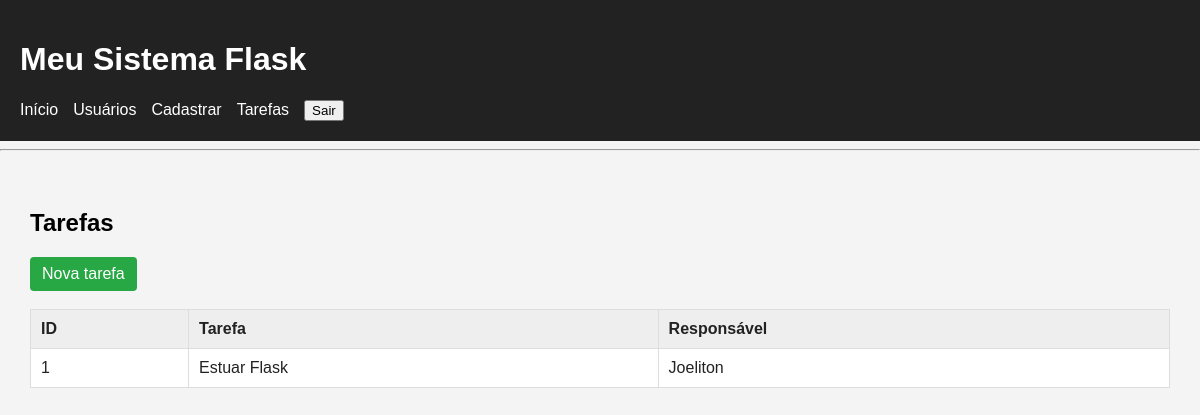
Screenshot of /tarefas (signed in) with the database file from the repository.
### tables this page shows
CREATE TABLE tarefas (
                       id INTEGER PRIMARY KEY AUTOINCREMENT, 
                       titulo TEXT NOT NULL,
                       usuario_id INTEGER NOT NULL,
                       
                       FOREIGN KEY (usuario_id)
                       REFERENCES usuarios(id)
                   );

CREATE TABLE usuarios (
                       id  INTEGER PRIMARY KEY AUTOINCREMENT,
                       nome TEXT NOT NULL, 
                       email TEXT NOT NULL,
                       idade INTERGER,
                       cidade TEXT                       
                   );

### routes/tarefas.py (the view)
@tarefas_bp.route("/tarefas")
@login_required
def tarefas():
    lista = listar_tarefas()
    return render_template(
        "tarefas.html",
        tarefas=lista
    )

### auth_utils.py (called while the page is built, shortened)
def login_required(funcao):
    @wraps(funcao)
    def verificar_login(*args, **kwargs):
        return funcao(*args, **kwargs)
    return verificar_login

### banco.py (called while the page is built)
def conectar():
    conexao = sqlite3.connect("banco.db")
    conexao.row_factory = sqlite3.Row
    conexao.execute(
        "PRAGMA foreign_keys = ON"
    )
    return conexao

def listar_tarefas():
    conexao = conectar()
    cursor = conexao.cursor()
    cursor.execute("""
        SELECT
            tarefas.id,
            tarefas.titulo,
            usuarios.nome AS usuario_nome

        FROM tarefas

        JOIN usuarios
            ON tarefas.usuario_id = usuarios.id
    """)
    tarefas = cursor.fetchall()
    conexao.close()
    return tarefas

### templates/tarefas.html (shortened to what this page needs)
{% extends "base.html" %}
{% block conteudo %}
    <h2>Tarefas</h2>
    <a
        href="{{ url_for('tarefas.cadastrar') }}"
        class="botao botao-novo"
    >
        Nova tarefa
    </a>
    <br><br>
    <table class="tabela">
        <thead>
            <tr>
                <th>ID</th>
                <th>Tarefa</th>
                <th>Responsável</th>
            </tr>
        </thead>
        <tbody>
            {% for tarefa in tarefas %}
                <tr>
                    <td>{{ tarefa.id }}</td>
                    <td>
                        {{ tarefa.titulo }}
                    </td>
                    <td>
                        {{ tarefa.usuario_nome }}
                    </td>
                </tr>
            {% endfor %}
        </tbody>
    </table>
{% endblock %}

### static/css/style.css (style rules this page uses)
body { font-family: Arial, sans-serif; margin: 0; background-color: #f4f4f4; }
.tabela { width: 100%; border-collapse: collapse; background-color: white; }
.tabela th, .tabela td { border: 1px solid #ddd; padding: 10px; text-align: left; color: #222; }
.tabela th { background-color: #eee; }
.botao { display: inline-block; padding: 8px 12px; text-decoration: none; border: none; border-radius: 4px; cursor: pointer; }
.botao-novo { background-color: #28a745; color: white; }

### rows the page displays
tarefas: id "1", titulo "Estuar Flask", usuario_nome "Joeliton"
